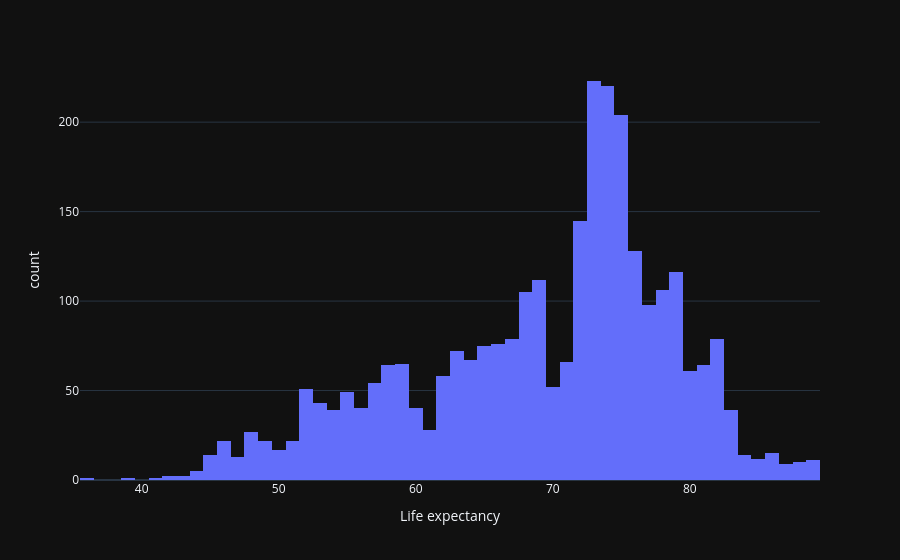

Here is the notebook cell this chart was saved with:
### Markdown cell above
data visualisation

### Code cell
fig=px.histogram(df,x='Life expectancy ',template='plotly_dark')
fig.show()

### Figure 1 — Plotly figure (JSON) as saved in the notebook; plotly's stock layout.template omitted (floating-point values rounded to 4 significant figures; data arrays with more than 128 entries replaced by an {"elided": "..."} marker saying what was removed)
{"data": [{"bingroup": "x", "hovertemplate": "Life expectancy =%{x}<br>count=%{y}<extra></extra>", "legendgroup": "", "marker": {"color": "#636efa", "pattern": {"shape": ""}}, "name": "", "orientation": "v", "showlegend": false, "type": "histogram", "x": {"elided": "2938 float values"}, "xaxis": "x", "yaxis": "y"}], "layout": {"barmode": "relative", "legend": {"tracegroupgap": 0}, "margin": {"t": 60}, "xaxis": {"anchor": "y", "domain": [0, 1], "title": {"text": "Life expectancy "}}, "yaxis": {"anchor": "x", "domain": [0, 1], "title": {"text": "count"}}}}
